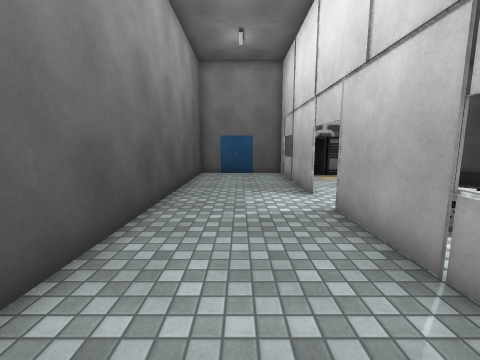
[1] (above)

12 first-person views from a walk through a 3-D level made in the Unity game engine. The camera is 1.5 m above the floor, tilts 8° down and sees 90° across. Doors are open. The floor is counted in squares, 1 m on a side. Each view is taken from the middle of a square. On the plan, view 1 faces up. The plan holds only what a view shows up to about 13 squares ahead; the rest is blank. The player character is not drawn. Some surface patterns are stand-ins.

[2]
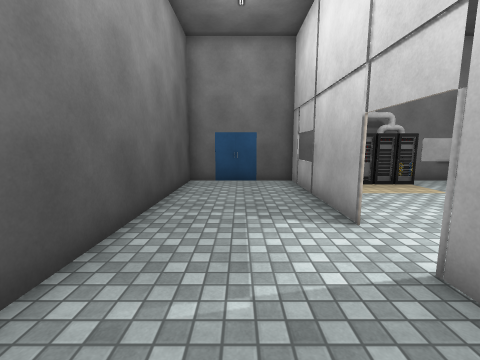

[3]
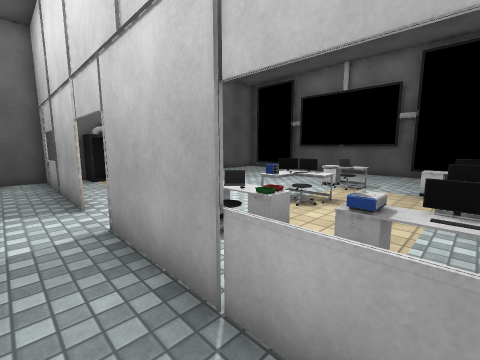

[4]
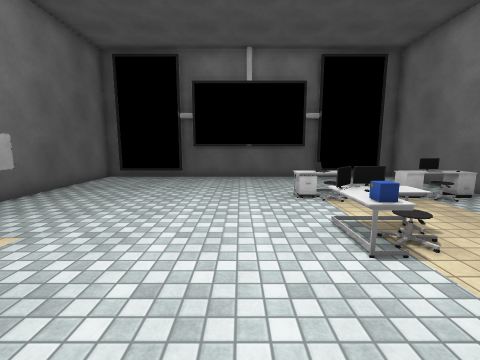

[5]
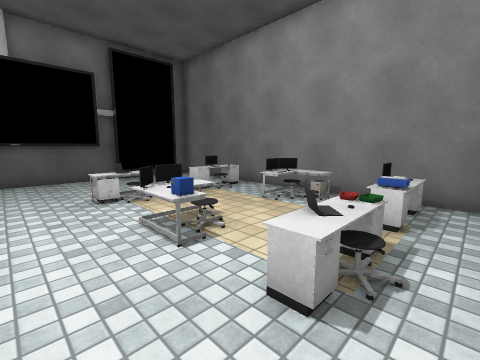

[6]
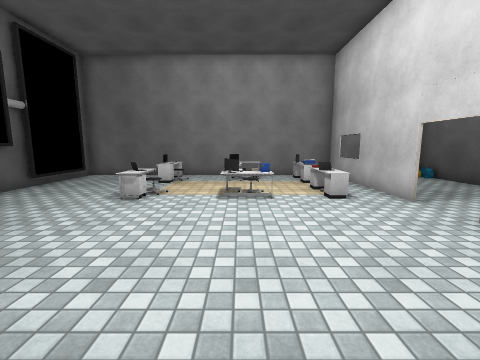

[7]
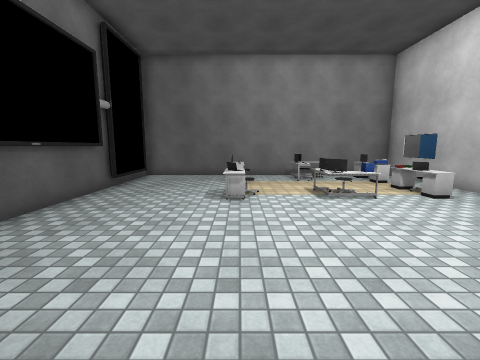

[8]
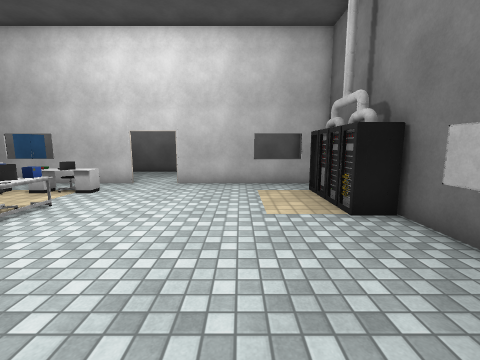

[9]
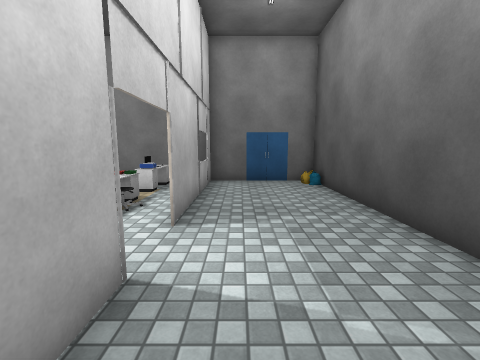

[10]
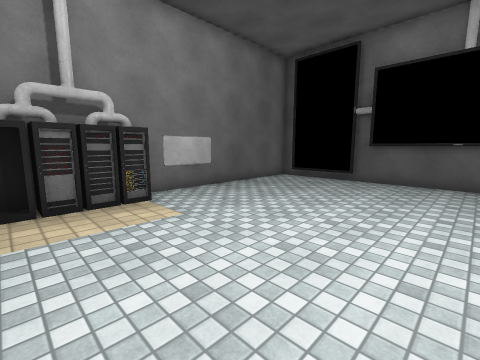

[11]
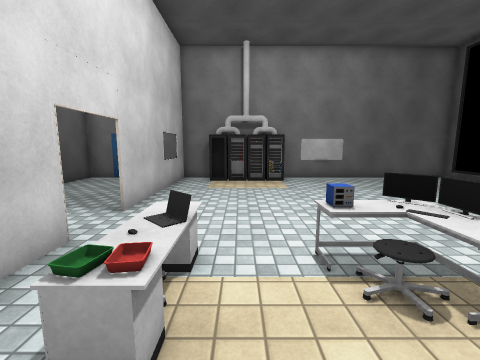

[12]
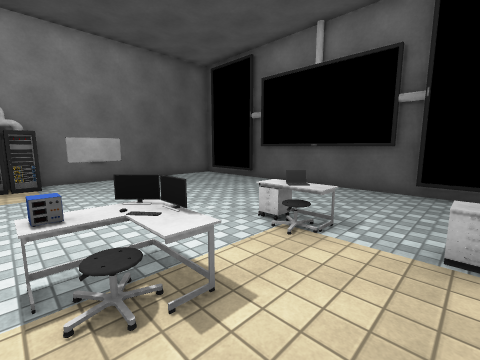

### Floor plan
Ten units are one square. View 1 is at (0, 0); x grows to the right and y downward. Boxes are objects, and circles mark ways between rooms. Rooms are numbered by the first view taken in them; rooms with no view inside come last. Other rooms are left out.
<svg viewBox="-27 -140 180 151">
<path fill="none" stroke="#000" d="M23 -74 23 -125M23 -126 23 -135M23 -8 23 -58M21 -135 -22 -135 -22 5 20 5M23 2 23 -3M146 -97 146 -129M146 -39 146 -92M23 -58 23 6M148 -16 148 -135 21 -135M146 -2 146 -34M23 -135 23 -74M20 5 148 5 148 -15"/>
<rect x="35" y="-5" width="10" height="10" fill="#bbb"><title>other object</title></rect>
<rect x="35" y="-15" width="10" height="10" fill="#bbb"><title>monitor</title></rect>
<rect x="35" y="-25" width="10" height="10" fill="#bbb"><title>other object</title></rect>
<rect x="35" y="-35" width="10" height="10" fill="#bbb"><title>other object</title></rect>
<rect x="35" y="-55" width="10" height="20" fill="#bbb"><title>laptop</title></rect>
<rect x="35" y="-135" width="10" height="10" fill="#bbb"><title>other object</title></rect>
<rect x="45" y="-135" width="10" height="10" fill="#bbb"><title>other object</title></rect>
<rect x="55" y="-55" width="10" height="10" fill="#bbb"><title>desk</title></rect>
<rect x="55" y="-135" width="10" height="10" fill="#bbb"><title>other object</title></rect>
<rect x="65" y="-25" width="10" height="10" fill="#bbb"><title>desk</title></rect>
<rect x="65" y="-55" width="10" height="10" fill="#bbb"><title>monitor</title></rect>
<rect x="65" y="-135" width="10" height="10" fill="#bbb"><title>other object</title></rect>
<rect x="85" y="-135" width="10" height="10" fill="#bbb"><title>whiteboard</title></rect>
<rect x="95" y="-15" width="10" height="10" fill="#bbb"><title>monitor</title></rect>
<rect x="95" y="-25" width="10" height="10" fill="#bbb"><title>other object</title></rect>
<rect x="95" y="-45" width="10" height="10" fill="#bbb"><title>desk</title></rect>
<rect x="95" y="-55" width="10" height="10" fill="#bbb"><title>laptop</title></rect>
<circle cx="20" cy="-65" r="3" fill="#2a7"/>
<text x="0" y="-70">1</text>
<text x="90" y="-70">2</text>
</svg>
Room 1 opens to room 2.

Where each view was taken, in squares from view 1:
view 1: 0 up, 0 right, facing up
view 2: 3 up, 0 right, facing up
view 3: 1 up, 1 right, facing up-right
view 4: 7 up, 3 right, facing right
view 5: 7 up, 3 right, facing down-right
view 6: 12 up, 7 right, facing down
view 7: 12 up, 10 right, facing down
view 8: 10 up, 12 right, facing left
view 9: 10 up, 1 right, facing down
view 10: 6 up, 4 right, facing up-right
view 11: 2 up, 5 right, facing up
view 12: 2 up, 6 right, facing up-right
